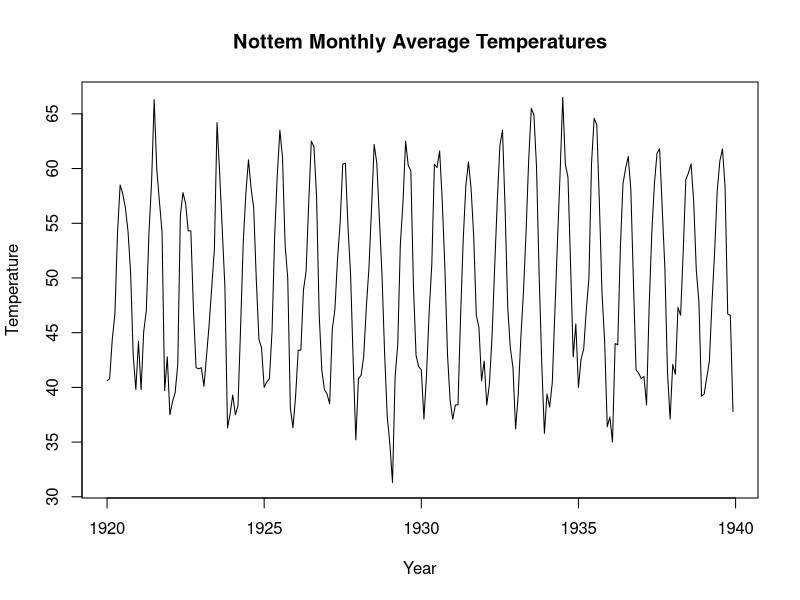
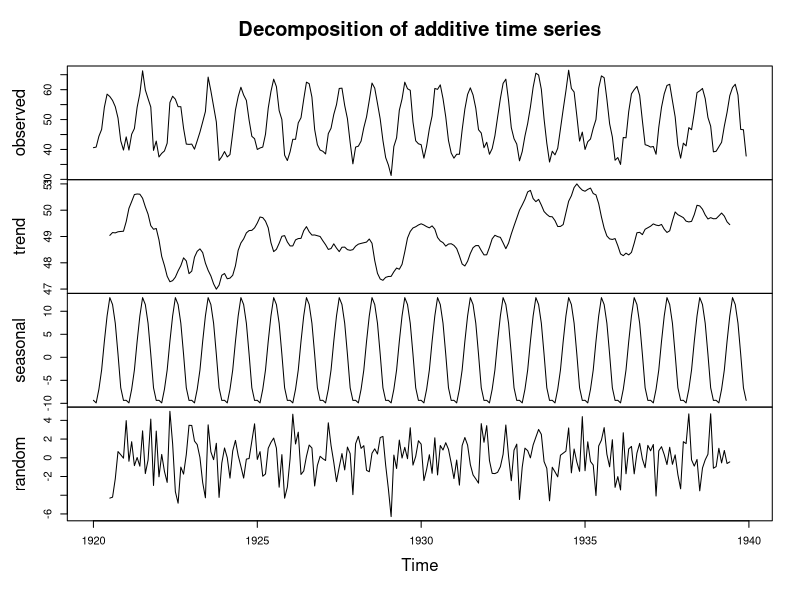
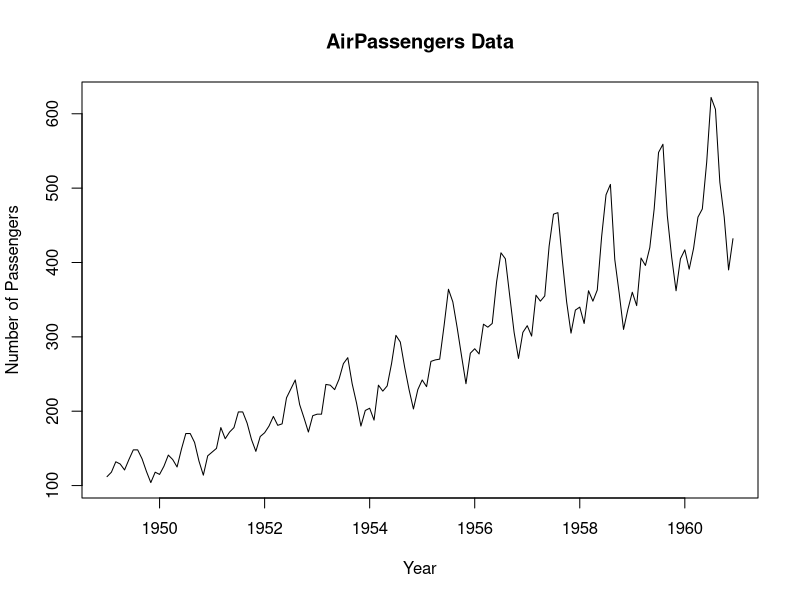
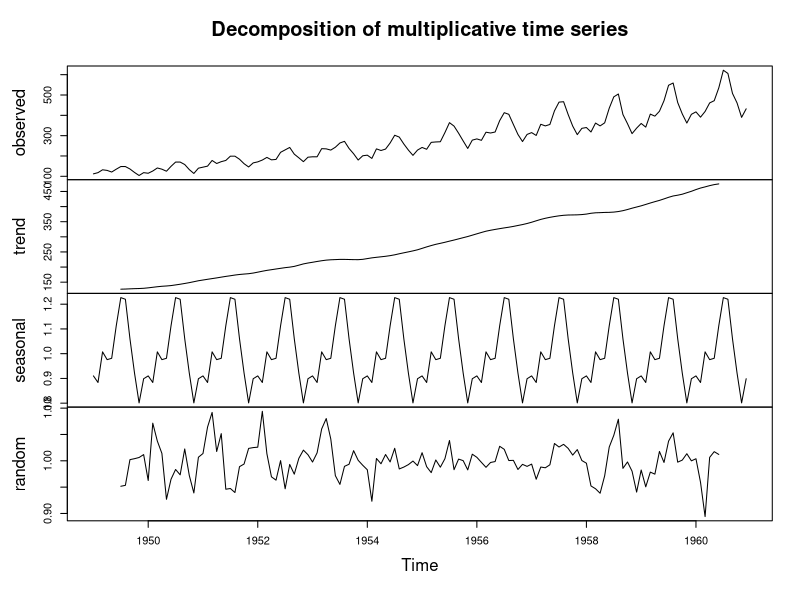

Write the R code that produced these figures, in order.
# Practical 3
# Consider the following datasets from the R library and write R code to decompose the time-series data into its trend, seasonal, and residual components. Furthermore, identify the dominating component(s) in the dataset:
# (a) Nottem data
# (b) AirPassengers data 

# Command to delete all the history
rm(list=ls(all=TRUE))

# Loading Required Libraries
library(datasets)
library(stats)

# (a)Nottem Data

# Loading the nottem dataset
data(nottem)

# Plot the time series
plot(nottem,
     main = "Nottem Monthly Average Temperatures",
     ylab = "Temperature",
     xlab = "Year")

# Classical additive decomposition
nottem_decomp <- decompose(nottem, type = "additive")

# Plot the decomposed components
plot(nottem_decomp)

# (b) AirPassengers data
data("AirPassengers")

# Plot the time series
plot(AirPassengers,
     main = "AirPassengers Data",
     ylab = "Number of Passengers",
     xlab = "Year")

# Classical multiplicative decomposition
ap_decomp <- decompose(AirPassengers, type = "multiplicative")

# Plot the decomposed components
plot(ap_decomp)
